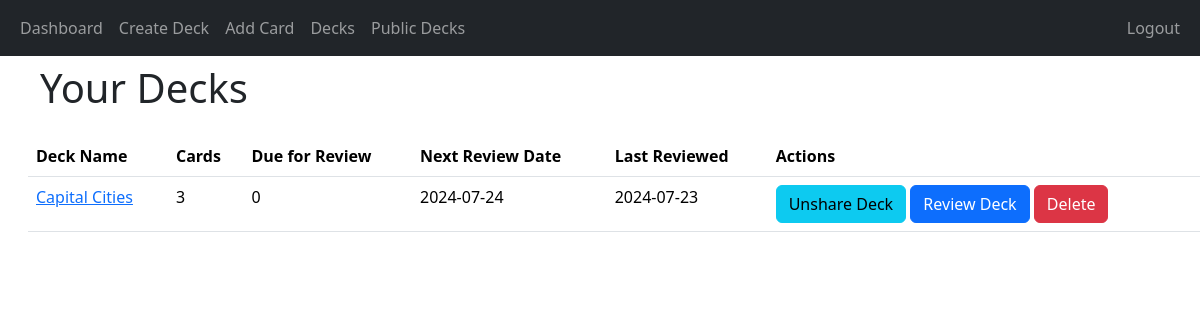
Before: /decks (signed in) with the older database file.
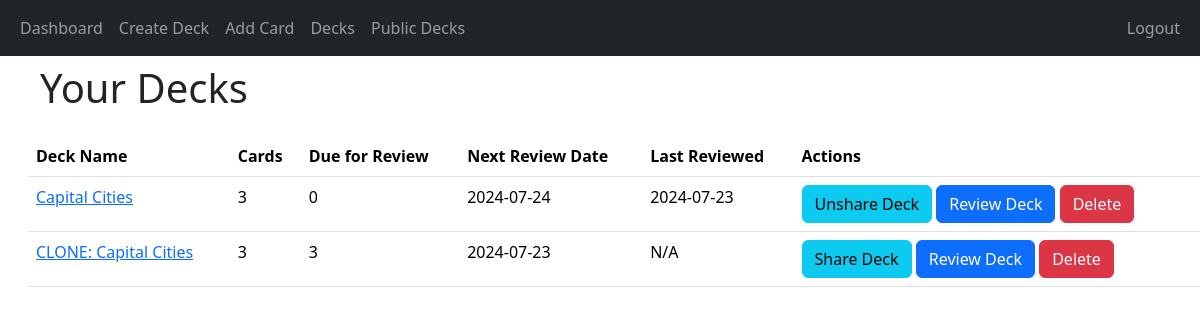
After: the same page with the newer database file.
### app/decks/models.py (models this page shows, shortened)
class Deck(db.Model):
    deck_id = db.Column(db.Integer, primary_key=True)
    name = db.Column(db.String(100), nullable=False)
    user_id = db.Column(db.Integer, db.ForeignKey('user.user_id'), nullable=False)
    created_at = db.Column(db.DateTime, nullable=False, default=datetime.utcnow)
    shared = db.Column(db.Boolean, default=False)
    cards = db.relationship('Card', backref='deck', lazy=True)
    review_start_date = db.Column(db.DateTime, nullable=True)

### app/decks/routes.py (the view)
@decks_blueprint.route('/decks')
@login_required
def decks():
    user_decks = Deck.query.filter_by(user_id=current_user.user_id).all()
    deck_data = []
    for deck in user_decks:
        card_count = Card.query.filter_by(deck_id=deck.deck_id).count()
        due_count = Card.query.filter(Card.deck_id == deck.deck_id,
                                      Card.next_review_date <= datetime.utcnow()).count()
        next_review = db.session.query(Card.next_review_date).filter(
            Card.deck_id == deck.deck_id
        ).order_by(Card.next_review_date.asc()).first()
        if next_review:
            if next_review.next_review_date.date() < datetime.utcnow().date():
                next_review_date = datetime.utcnow().strftime('%Y-%m-%d')
            else:
                next_review_date = next_review.next_review_date.strftime('%Y-%m-%d')
        else:
            next_review_date = 'N/A'
        last_review = db.session.query(ReviewOutcome.timestamp).join(Card,
                                                                     Card.card_id == ReviewOutcome.card_id).filter(
            Card.deck_id == deck.deck_id,
            ReviewOutcome.user_id == current_user.user_id
        ).order_by(ReviewOutcome.timestamp.desc()).first()
        last_review_date = last_review.timestamp.strftime('%Y-%m-%d') if last_review else 'N/A'
        deck_data.append({
            'deck_id': deck.deck_id,
            'name': deck.name,
            'cards': card_count,
            'due_for_review': due_count,
            'shared': deck.shared,
            'next_review_date': next_review_date,
            'last_review_date': last_review_date
        })
    return render_template('decks.html', decks=deck_data)

### app/__init__.py (called while the page is built)
@login_manager.user_loader
def load_user(user_id):
    return User.query.get(int(user_id))

### app/decks/templates/decks.html (shortened to what this page needs)
{% extends "base.html" %}
{% block heading %}Your Decks{% endblock %}
{% block content %}
<table class="table">
    <thead>
        <tr>
            <th>Deck Name</th>
            <th>Cards</th>
            <th>Due for Review</th>
            <th>Next Review Date</th>
            <th>Last Reviewed</th>
            <th>Actions</th>
        </tr>
    </thead>
    <tbody>
        {% for deck in decks %}
        <tr>
            <td><a href="{{ url_for('decks.view_deck', deck_id=deck['deck_id']) }}">{{ deck['name'] }}</a></td>
            <td>{{ deck['cards'] }}</td>
            <td>{{ deck['due_for_review'] }}</td>
            <td>{{ deck['next_review_date'] }}</td>
            <td>{{ deck['last_review_date'] }}</td>
            <td>
                <a href="{{ url_for('decks.share_deck', deck_id=deck['deck_id']) }}" class="btn btn-info">
                    {% if deck['shared'] %}
                    Unshare Deck
                    {% else %}
                    Share Deck
                    {% endif %}
                </a>
                <a href="{{ url_for('review.start_review', deck_id=deck['deck_id']) }}" class="btn btn-primary">Review Deck</a>
                <button class="btn btn-danger" onclick="confirmDelete('{{ url_for('decks.delete_deck', deck_id=deck['deck_id']) }}')">Delete</button>
            </td>
        </tr>
        {% endfor %}
    </tbody>
</table>
{% endblock %}

### app/templates/base.html (shortened to what this page needs)
<!doctype html>
<html lang="en">
<head>
    <link href="https://cdn.jsdelivr.net/npm/bootstrap@5.3.2/dist/css/bootstrap.min.css" rel="stylesheet"
>
</head>
<body>
<header class="site-header">
    <nav class="navbar navbar-expand-sm navbar-dark bg-dark">
        <div class="container-fluid">
            <div class="collapse navbar-collapse" id="navbarToggle">
                <div class="navbar-nav me-auto">
                    {% if current_user.is_authenticated %}
                    <a class="nav-item nav-link" href="{{ url_for('main.dashboard') }}">Dashboard</a>
                        <a class="nav-item nav-link" href="{{ url_for('decks.create_deck') }}">Create Deck</a>
                        <a class="nav-item nav-link" href="{{ url_for('decks.add_card') }}">Add Card</a>
                    <a class="nav-item nav-link" href="{{ url_for('decks.decks') }}">Decks</a>
                        <a class="nav-item nav-link" href="{{ url_for('decks.public_decks') }}">Public Decks</a>
                </div>
                <div class="navbar-nav ms-auto">
                    <a class="nav-item nav-link" href="{{ url_for('auth.logout') }}">Logout</a>
                    {% else %}
                    <a class="nav-item nav-link" href="{{ url_for('main.index') }}">Home</a>
                </div>
                <div class="navbar-nav ms-auto">
                    <a class="nav-item nav-link" href="{{ url_for('auth.login') }}">Login</a>
                    <a class="nav-item nav-link" href="{{ url_for('auth.register') }}">Register</a>
                    {% endif %}
                </div>
            </div>
        </div>
    </nav>
</header>
<main role="main" class="container-fluid">
    <div class="row mt-2 ms-3">
        <div class="col-auto text-center">
            <h1>{%  block heading %}{% endblock %}</h1>
        </div>
    </div>
    <div class="row mt-3 ms-3">
        {% block content %}{% endblock %}
    </div>
</main>
</body>
</html>

Changed rows visible on the page:
added Deck: name "CLONE: Capital Cities", cards "3", due_for_review "3", next_review_date "2024-07-23", last_review_date "N/A", shows "Share Deck"
